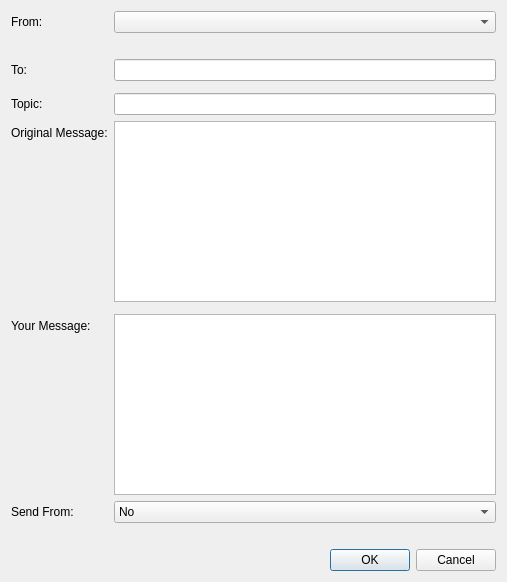
<?xml version="1.0" encoding="UTF-8"?>
<ui version="4.0">
 <class>NewMessageDialog</class>
 <widget class="QDialog" name="NewMessageDialog">
  <property name="geometry">
   <rect>
    <x>0</x>
    <y>0</y>
    <width>507</width>
    <height>582</height>
   </rect>
  </property>
  <property name="windowTitle">
   <string>New Message</string>
  </property>
  <layout class="QVBoxLayout" name="verticalLayout">
   <item>
    <layout class="QFormLayout" name="formLayout">
     <property name="fieldGrowthPolicy">
      <enum>QFormLayout::AllNonFixedFieldsGrow</enum>
     </property>
     <item row="0" column="0">
      <widget class="QLabel" name="fromLabel">
       <property name="text">
        <string>From:</string>
       </property>
      </widget>
     </item>
     <item row="1" column="1">
      <widget class="QLabel" name="fromDisclaimer">
       <property name="text">
        <string/>
       </property>
      </widget>
     </item>
     <item row="2" column="0">
      <widget class="QLabel" name="toLabel">
       <property name="text">
        <string>To:</string>
       </property>
       <property name="buddy">
        <cstring>toEdit</cstring>
       </property>
      </widget>
     </item>
     <item row="2" column="1">
      <widget class="QLineEdit" name="toEdit">
       <property name="toolTip">
        <string>The message name.</string>
       </property>
      </widget>
     </item>
     <item row="3" column="1">
      <layout class="QVBoxLayout" name="verticalLayout_3"/>
     </item>
     <item row="4" column="0">
      <widget class="QLabel" name="topicLabel">
       <property name="text">
        <string>Topic:</string>
       </property>
      </widget>
     </item>
     <item row="4" column="1">
      <widget class="QLineEdit" name="topicEdit"/>
     </item>
     <item row="8" column="0">
      <widget class="QLabel" name="replyLabel">
       <property name="text">
        <string>Original Message:</string>
       </property>
       <property name="wordWrap">
        <bool>true</bool>
       </property>
      </widget>
     </item>
     <item row="8" column="1">
      <widget class="QPlainTextEdit" name="replyEdit">
       <property name="enabled">
        <bool>true</bool>
       </property>
       <property name="tabChangesFocus">
        <bool>true</bool>
       </property>
      </widget>
     </item>
     <item row="9" column="0">
      <layout class="QVBoxLayout" name="verticalLayout_10"/>
     </item>
     <item row="10" column="0">
      <widget class="QLabel" name="label">
       <property name="text">
        <string>Your Message:</string>
       </property>
      </widget>
     </item>
     <item row="10" column="1">
      <widget class="QPlainTextEdit" name="messageEdit"/>
     </item>
     <item row="0" column="1">
      <widget class="QComboBox" name="aliasEdit"/>
     </item>
     <item row="11" column="0">
      <widget class="QLabel" name="label_2">
       <property name="text">
        <string>Send From:</string>
       </property>
      </widget>
     </item>
     <item row="11" column="1">
      <widget class="QComboBox" name="sendFrom">
       <item>
        <property name="text">
         <string>No</string>
        </property>
       </item>
       <item>
        <property name="text">
         <string>Yes</string>
        </property>
       </item>
      </widget>
     </item>
     <item row="12" column="1">
      <widget class="QLabel" name="sendFromDisclaimer">
       <property name="text">
        <string/>
       </property>
       <property name="wordWrap">
        <bool>true</bool>
       </property>
      </widget>
     </item>
    </layout>
   </item>
   <item>
    <widget class="QDialogButtonBox" name="buttonBox">
     <property name="orientation">
      <enum>Qt::Horizontal</enum>
     </property>
     <property name="standardButtons">
      <set>QDialogButtonBox::Cancel|QDialogButtonBox::Ok</set>
     </property>
    </widget>
   </item>
  </layout>
 </widget>
 <resources/>
 <connections>
  <connection>
   <sender>buttonBox</sender>
   <signal>accepted()</signal>
   <receiver>NewMessageDialog</receiver>
   <slot>accept()</slot>
   <hints>
    <hint type="sourcelabel">
     <x>248</x>
     <y>254</y>
    </hint>
    <hint type="destinationlabel">
     <x>157</x>
     <y>274</y>
    </hint>
   </hints>
  </connection>
  <connection>
   <sender>buttonBox</sender>
   <signal>rejected()</signal>
   <receiver>NewMessageDialog</receiver>
   <slot>reject()</slot>
   <hints>
    <hint type="sourcelabel">
     <x>316</x>
     <y>260</y>
    </hint>
    <hint type="destinationlabel">
     <x>286</x>
     <y>274</y>
    </hint>
   </hints>
  </connection>
 </connections>
</ui>
